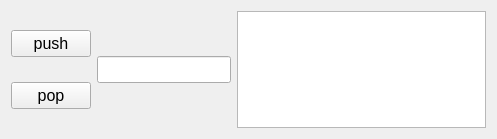
<?xml version="1.0" encoding="UTF-8"?>
<ui version="4.0">
 <class>QueueVisualizationClass</class>
 <widget class="QMainWindow" name="QueueVisualizationClass">
  <property name="geometry">
   <rect>
    <x>0</x>
    <y>0</y>
    <width>497</width>
    <height>139</height>
   </rect>
  </property>
  <property name="windowTitle">
   <string>QueueVisualization</string>
  </property>
  <widget class="QWidget" name="centralWidget">
   <layout class="QHBoxLayout" name="horizontalLayout_2">
    <item>
     <layout class="QHBoxLayout" name="horizontalLayout">
      <item>
       <layout class="QVBoxLayout" name="verticalLayout">
        <item>
         <widget class="QPushButton" name="pushBtn">
          <property name="font">
           <font>
            <pointsize>12</pointsize>
           </font>
          </property>
          <property name="text">
           <string>push</string>
          </property>
         </widget>
        </item>
        <item>
         <widget class="QPushButton" name="popBtn">
          <property name="font">
           <font>
            <pointsize>12</pointsize>
           </font>
          </property>
          <property name="text">
           <string>pop</string>
          </property>
         </widget>
        </item>
       </layout>
      </item>
      <item>
       <widget class="QLineEdit" name="lineEdit">
        <property name="font">
         <font>
          <pointsize>12</pointsize>
         </font>
        </property>
        <property name="inputMask">
         <string>99</string>
        </property>
       </widget>
      </item>
     </layout>
    </item>
    <item>
     <widget class="QTextEdit" name="textEdit">
      <property name="verticalScrollBarPolicy">
       <enum>Qt::ScrollBarAlwaysOff</enum>
      </property>
      <property name="horizontalScrollBarPolicy">
       <enum>Qt::ScrollBarAlwaysOff</enum>
      </property>
      <property name="readOnly">
       <bool>true</bool>
      </property>
     </widget>
    </item>
   </layout>
  </widget>
 </widget>
 <layoutdefault spacing="6" margin="11"/>
 <resources>
  <include location="queuevisualization.qrc"/>
 </resources>
 <connections/>
</ui>
